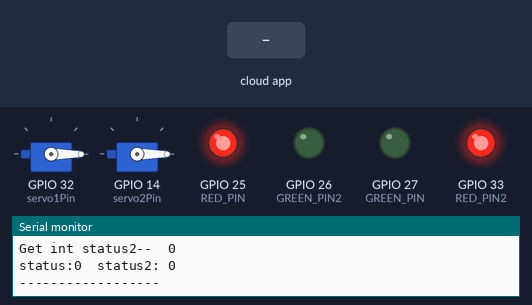
Bench run of a sketch on a simulated ESP32. Parts: 2 × servo, output pins drawn as LEDs (lit = HIGH), the last lines printed to the serial monitor. The inputs (shaded band) are chosen by the test bench. WiFi joins after 1.5 s; servers stay silent unless stated; the Firebase database answers and starts empty.

Above: at 4.7 s.
4.8 s: the phone or cloud app sets status to 1
At 8.4 s:
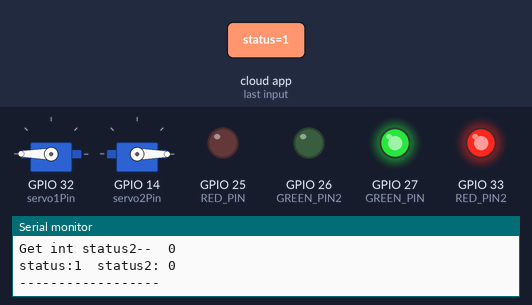
9.0 s: the phone or cloud app sets status2 to 1
At 11.6 s:
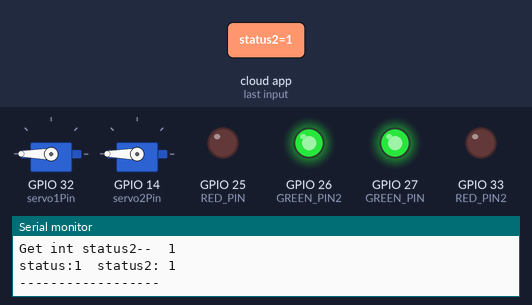
12.7 s: the phone or cloud app sets status to 0
At 16.1 s:
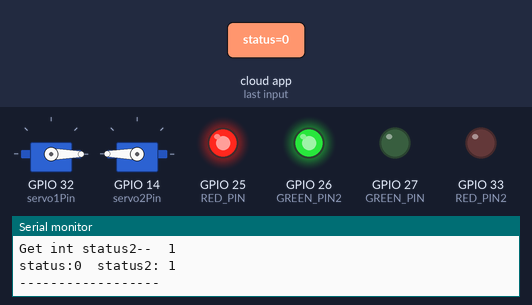
16.4 s: the phone or cloud app sets status2 to 0
At 17.89 s:
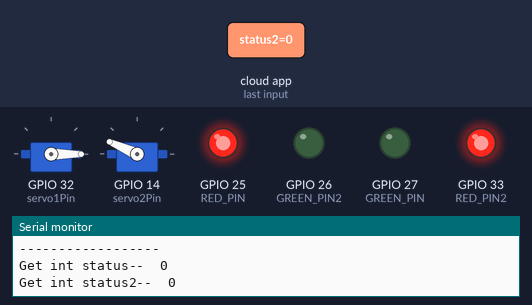
20.1 s: the phone or cloud app sets status2 to 1
At 21.6 s:
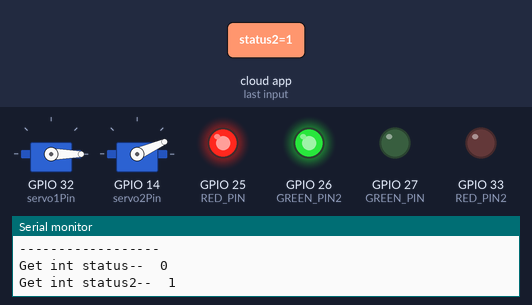
23.8 s: the phone or cloud app sets status to 1
At 25.31 s:
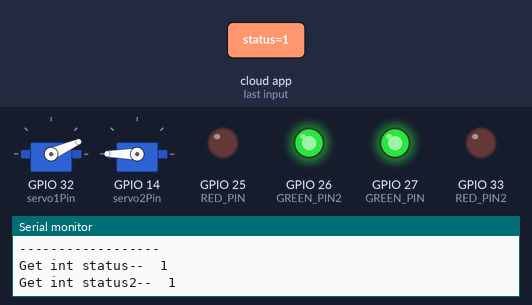
Timing chart, 0 to 27.6 s (numbered marks = the images above; inputs shaded):
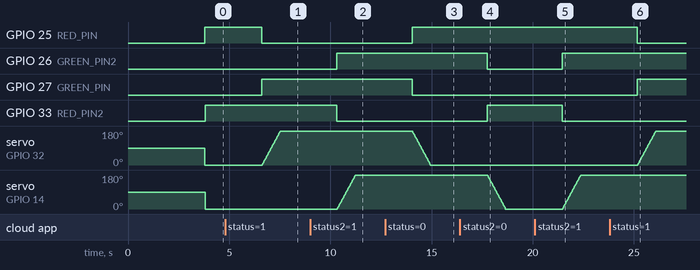

Measured:
- after the input at 4.8 s, GPIO 25 (RED_PIN): HIGH → LOW after 1.8 s; GPIO 27 (GREEN_PIN): LOW → HIGH after 1.8 s; servo on GPIO 32 (servo1Pin): moves from 0° to 180° over 0.88 s, starting after 1.8 s
- after the input at 9.0 s, GPIO 26 (GREEN_PIN2): LOW → HIGH after 1.3 s; GPIO 33 (RED_PIN2): HIGH → LOW after 1.3 s; servo on GPIO 14 (servo2Pin): moves from 0° to 180° over 0.88 s, starting after 1.4 s
- after the input at 12.7 s, GPIO 25 (RED_PIN): LOW → HIGH after 1.3 s; GPIO 27 (GREEN_PIN): HIGH → LOW after 1.3 s; servo on GPIO 32 (servo1Pin): moves from 180° to 0° over 0.88 s, starting after 1.4 s
- after the input at 16.4 s, GPIO 26 (GREEN_PIN2): HIGH → LOW after 1.3 s; GPIO 33 (RED_PIN2): LOW → HIGH after 1.3 s; servo on GPIO 14 (servo2Pin): moves from 180° to 0° over 0.88 s, starting after 1.4 s
- after the input at 20.1 s, GPIO 26 (GREEN_PIN2): LOW → HIGH after 1.4 s; GPIO 33 (RED_PIN2): HIGH → LOW after 1.4 s; servo on GPIO 14 (servo2Pin): moves from 0° to 180° over 0.88 s, starting after 1.4 s
- after the input at 23.8 s, GPIO 25 (RED_PIN): HIGH → LOW after 1.4 s; GPIO 27 (GREEN_PIN): LOW → HIGH after 1.4 s; servo on GPIO 32 (servo1Pin): moves from 0° to 180° over 0.88 s, starting after 1.4 s

The sketch:

ESP32_BruinLock.ino
```cpp
#if defined(ESP32)
#include <WiFi.h>
#include <FirebaseESP32.h>
#elif defined(ESP8266)
#include <ESP8266WiFi.h>
#include <FirebaseESP8266.h>
#endif

//Provide the token generation process info.
#include <addons/TokenHelper.h>

//Provide the RTDB payload printing info and other helper functions.
#include <addons/RTDBHelper.h>

#include <ESP32Servo.h>
Servo servo1;
Servo servo2;
// Published values for SG90 servos; adjust if needed
int minUs = 1000;
int maxUs = 2000;


#define GREEN_PIN2 26
#define RED_PIN2 33
#define GREEN_PIN 27
#define RED_PIN 25
int servo1Pin = 32;
int servo2Pin = 14;

int pos = 0;      // position in degrees
int pos2 = 0;      // position in degrees
ESP32PWM pwm;

/* 1. Define the WiFi credentials */
#define WIFI_SSID "UCLA_WEB"
#define WIFI_PASSWORD ""

//For the following credentials, see examples/Authentications/SignInAsUser/EmailPassword/EmailPassword.ino

/* 2. Define the API Key */
#define API_KEY "AIzaSyB2ZuJc9EMZJw7tZsAl83pLeOifhd9WDKI"

/* 3. Define the RTDB URL */
#define DATABASE_URL "https://bruinlocks-default-rtdb.firebaseio.com/"  //<databaseName>.firebaseio.com or <databaseName>.<region>.firebasedatabase.app

//Define Firebase Data object
FirebaseData fbdo;

FirebaseAuth auth;
FirebaseConfig config;

String main = "";

int status, status2;

void setup() {
	// Allow allocation of all timers
	ESP32PWM::allocateTimer(0);
	ESP32PWM::allocateTimer(1);
	ESP32PWM::allocateTimer(2);
	ESP32PWM::allocateTimer(3);
	servo1.setPeriodHertz(50);      // Standard 50hz servo
	servo2.setPeriodHertz(50);      // Standard 50hz servo

  pinMode(GREEN_PIN, OUTPUT);
  pinMode(RED_PIN, OUTPUT);
  pinMode(GREEN_PIN2, OUTPUT);
  pinMode(RED_PIN2, OUTPUT);
  Serial.begin(115200);
  delay(2000);
  WiFi.begin(WIFI_SSID, WIFI_PASSWORD);
  Serial.print("Connecting to Wi-Fi");
  while (WiFi.status() != WL_CONNECTED) {
    Serial.print(".");
    delay(300);
  }
  Serial.println();
  Serial.print("Connected with IP: ");
  Serial.println(WiFi.localIP());
  Serial.println();

  Serial.printf("Firebase Client v%s\n\n", FIREBASE_CLIENT_VERSION);

  /* Assign the api key (required) */
  config.api_key = API_KEY;

  config.database_url = DATABASE_URL;

  //////////////////////////////////////////////////////////////////////////////////////////////
  //Please make sure the device free Heap is not lower than 80 k for ESP32 and 10 k for ESP8266,
  //otherwise the SSL connection will fail.
  //////////////////////////////////////////////////////////////////////////////////////////////

  Firebase.begin(DATABASE_URL, API_KEY);

  //Comment or pass false value when WiFi reconnection will control by your code or third party library
  // Firebase.reconnectWiFi(true);

  Firebase.setDoubleDigits(5);
}

void loop() {

  if (Firebase.ready()) {

    servo1.attach(servo1Pin, minUs, maxUs);
	  servo2.attach(servo2Pin, minUs, maxUs);

    Serial.printf("Get int status--  %s\n", Firebase.getInt(fbdo, "/status") ? String(fbdo.to<int>()).c_str() : fbdo.errorReason().c_str());
    status = fbdo.to<int>();
    Serial.printf("Get int status2--  %s\n", Firebase.getInt(fbdo, "/status2") ? String(fbdo.to<int>()).c_str() : fbdo.errorReason().c_str());
    status2 = fbdo.to<int>();

    if (status == 1) {
      digitalWrite(GREEN_PIN, HIGH);
      digitalWrite(RED_PIN, LOW);
      // servo1.write(0);              // tell servo to go to position in variable 'pos'
      for (; pos <= 180; pos += 1) { // sweep from 0 degrees to 180 degrees
        // in steps of 1 degree
        servo1.write(pos);
        delay(5);             // waits 20ms for the servo to reach the position
      }
    }
    else {
      digitalWrite(GREEN_PIN, LOW);
      digitalWrite(RED_PIN, HIGH);
      // servo1.write(180);              // tell servo to go to position in variable 'pos'
      for (; pos >= 0; pos -= 1) { // sweep from 180 degrees to 0 degrees
        servo1.write(pos);
        delay(5);
      }
    }

    if (status2 == 1) {
      digitalWrite(GREEN_PIN2, HIGH);
      digitalWrite(RED_PIN2, LOW);
      // servo2.write(0);             // tell servo to go to position in variable 'pos'
      for (; pos2 <= 180; pos2 += 1) { // sweep from 0 degrees to 180 degrees
        // in steps of 1 degree
        servo2.write(pos2);
        delay(5);             // waits 20ms for the servo to reach the position
      }

    }
    else {
      digitalWrite(GREEN_PIN2, LOW);
      digitalWrite(RED_PIN2, HIGH);
      // servo2.write(180);              // tell servo to go to position in variable 'pos'
      for (; pos2 >= 0; pos2 -= 1) { // sweep from 180 degrees to 0 degrees
        servo2.write(pos2);
        delay(5);
      }
    }


    Serial.println();
    Serial.print("status:");
    Serial.print(status);
    Serial.print("  status2: ");
    Serial.print(status2);

    Serial.println();
    Serial.println("------------------");
    Serial.println();

    servo1.detach();
    servo2.detach();

    delay(2500);
  }
}
```
